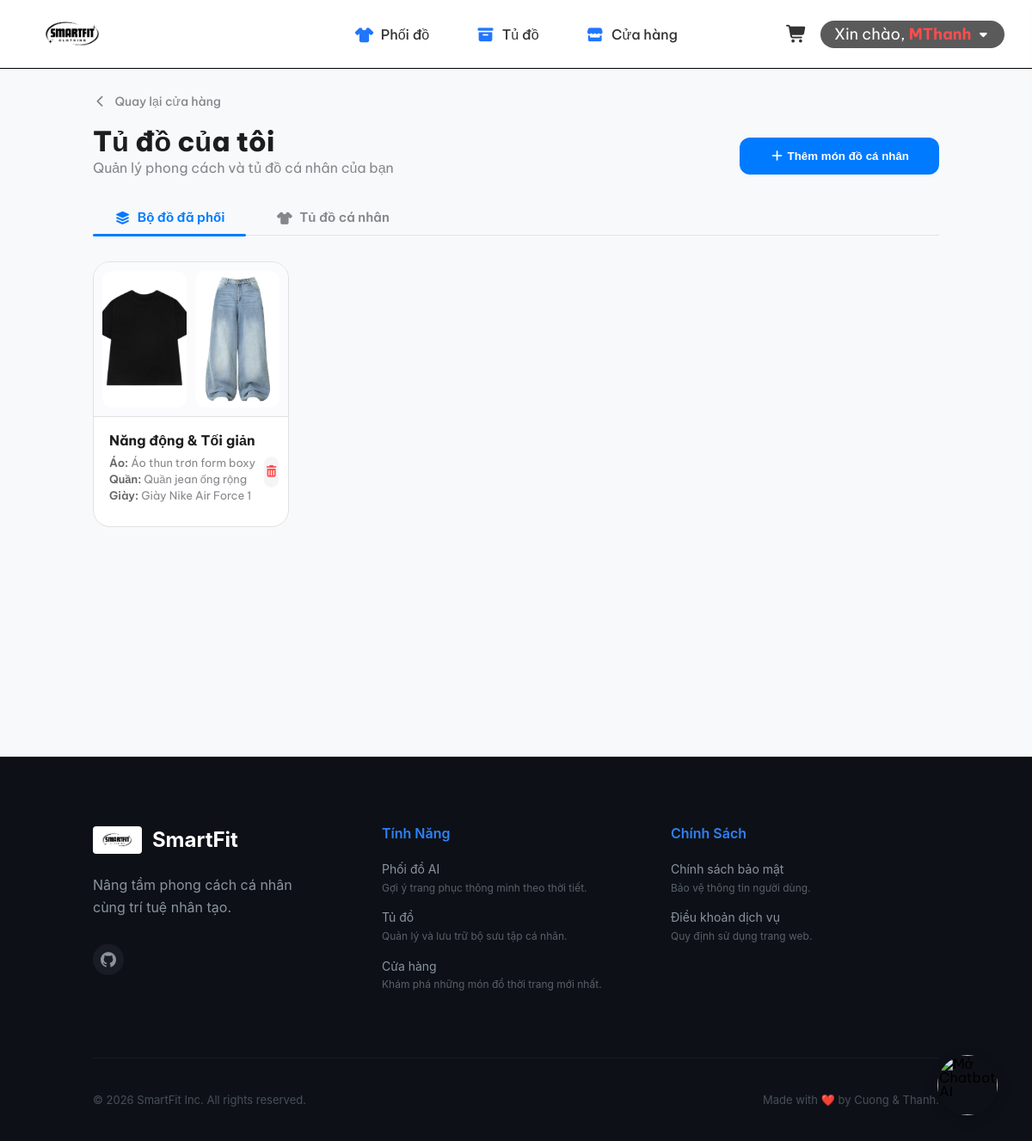
The app's page /pages/wardrobe.php (signed in) with its own data.
### tables this page shows
CREATE TABLE `saved_outfits` (
  `id` int(11) NOT NULL,
  `user_id` bigint(20) UNSIGNED NOT NULL,
  `onepiece_id` int(11) DEFAULT NULL,
  `top_id` int(11) DEFAULT NULL,
  `bottom_id` int(11) DEFAULT NULL,
  `shoes_id` int(11) NOT NULL,
  `acc_id` int(11) DEFAULT NULL,
  `style_name` varchar(255) DEFAULT NULL,
  `created_at` timestamp NOT NULL DEFAULT current_timestamp()
);

CREATE TABLE `outfits` (
  `id` int(11) NOT NULL,
  `name` varchar(255) NOT NULL,
  `type` varchar(50) NOT NULL,
  `price` int(11) NOT NULL,
  `image` text DEFAULT NULL,
  `gender` longtext DEFAULT NULL CHECK (json_valid(`gender`)),
  `occasion` longtext DEFAULT NULL CHECK (json_valid(`occasion`)),
  `style` longtext DEFAULT NULL CHECK (json_valid(`style`)),
  `fit` longtext DEFAULT NULL CHECK (json_valid(`fit`)),
  `weather` longtext DEFAULT NULL CHECK (json_valid(`weather`)),
  `created_at` timestamp NOT NULL DEFAULT current_timestamp(),
  `age` varchar(50) DEFAULT NULL COMMENT 'Khoảng độ tuổi (VD: 15-20, 21-30, All)',
  `seller_note` text DEFAULT NULL COMMENT 'Ghi chú tự do, gợi ý phối đồ của người bán',
  `description` text DEFAULT NULL COMMENT 'Mô tả chi tiết sản phẩm',
  `owner_id` bigint(20) UNSIGNED DEFAULT NULL,
  `is_commercial` tinyint(1) DEFAULT 1,
  `total_sold` int(11) NOT NULL DEFAULT 0 COMMENT 'Tổng số lượng đã bán',
  `avg_rating` decimal(3,2) NOT NULL DEFAULT 0.00 COMMENT 'Điểm đánh giá trung bình (1.00 - 5.00)',
  `review_count` int(11) NOT NULL DEFAULT 0 COMMENT 'Tổng số lượt đánh giá'
);

### includes/functions.php (called while the page is built, shortened)
<?php
$script_name = $_SERVER['SCRIPT_NAME'];
$baseUrl = (strpos($script_name, '/SmartFit/') !== false) ? '/SmartFit/' : '/';
function getImageUrl($path) {
    global $baseUrl;
    $cleanPath = ltrim($path, '/');
    return $baseUrl . $cleanPath;
}
?>

### pages/wardrobe.php (the view, shortened to what this page needs)
<?php
require_once '../includes/config.php';
$saved_outfits = [];
if (isset($_SESSION['user_id'])) {
    $userId = $_SESSION['user_id'];
    $sql = "SELECT so.id as saved_id, so.style_name,
                   so.top_id, so.bottom_id, so.shoes_id, so.acc_id, so.onepiece_id,
                   t.name as top_name, (SELECT image FROM outfit_colors WHERE outfit_id = t.id LIMIT 1) as top_img,
                   b.name as bottom_name, (SELECT image FROM outfit_colors WHERE outfit_id = b.id LIMIT 1) as bottom_img,
                   s.name as shoes_name, (SELECT image FROM outfit_colors WHERE outfit_id = s.id LIMIT 1) as shoes_img,
                   a.name as acc_name, (SELECT image FROM outfit_colors WHERE outfit_id = a.id LIMIT 1) as acc_img,
                   op.name as onepiece_name, (SELECT image FROM outfit_colors WHERE outfit_id = op.id LIMIT 1) as onepiece_img
            FROM saved_outfits so
            LEFT JOIN outfits t ON so.top_id = t.id
            LEFT JOIN outfits b ON so.bottom_id = b.id
            JOIN outfits s ON so.shoes_id = s.id
            LEFT JOIN outfits a ON so.acc_id = a.id
            LEFT JOIN outfits op ON so.onepiece_id = op.id
            WHERE so.user_id = ?
            ORDER BY so.created_at DESC";
    $stmt = mysqli_prepare($conn, $sql);
    if ($stmt) {
        mysqli_stmt_bind_param($stmt, "i", $userId);
        mysqli_stmt_execute($stmt);
        $result = mysqli_stmt_get_result($stmt);
        while ($row = mysqli_fetch_assoc($result)) {
            $saved_outfits[] = $row;
        }
    }
}
include '../includes/header.php';
?>
<main class="wardrobe-page">
    <div class="grid wide">
        <div class="wardrobe-page__header">
            <a href="../shop.php" class="wardrobe-page__back">
                <i class="fa-solid fa-chevron-left"></i>
                Quay lại cửa hàng
            </a>
            <div class="wardrobe-page__header-flex">
                <div>
                    <h1 class="wardrobe-page__title">Tủ đồ của tôi</h1>
                    <p class="wardrobe-page__subtitle">Quản lý phong cách và tủ đồ cá nhân của bạn</p>
                </div>
                <button class="btn-primary" onclick="openAddModal()" style="background-color: #007aff;">
                    <i class="fa-solid fa-plus"></i> Thêm món đồ cá nhân
                </button>
            </div>
        </div>
        <div class="wardrobe-tabs">
            <div class="wardrobe-tab active" onclick="switchTab(this, 'saved-section')">
                <i class="fa-solid fa-layer-group"></i> Bộ đồ đã phối
            </div>
            <div class="wardrobe-tab" onclick="switchTab(this, 'personal-section')">
                <i class="fa-solid fa-shirt"></i> Tủ đồ cá nhân
            </div>
        </div>
        <div id="saved-section" class="wardrobe-section active">
            <div class="row">
                <?php if (empty($saved_outfits)): ?>
                    <div class="col l-12">
                        <div class="wardrobe-empty">
                            <i class="fa-solid fa-wand-magic-sparkles"></i>
                            <p>Bạn chưa lưu bộ trang phục nào từ công cụ phối đồ.</p>
                            <a href="../style_outfits.php" class="btn-primary">Thử phối đồ ngay</a>
                        </div>
                    </div>
                <?php
else: ?>
                    <?php foreach ($saved_outfits as $outfit): ?>
                        <div class="col l-3 m-6 c-12">
                            <div class="wardrobe-card">
                                <div class="wardrobe-card__gallery">
                                    <?php if (!empty($outfit['onepiece_name'])): ?>
                                        <div class="wardrobe-card__img" style="flex: 1;">
                                            <img src="<?php echo getImageUrl($outfit['onepiece_img'] ?? ''); ?>" alt="One-piece" onerror="this.src='<?php echo $root; ?>assets/img/default-placeholder.jpg'">
                                        </div>
                                    <?php else: ?>
                                        <div class="wardrobe-card__img">
                                            <img src="<?php echo getImageUrl($outfit['top_img'] ?? ''); ?>" alt="Áo" onerror="this.src='<?php echo $root; ?>assets/img/default-placeholder.jpg'">
                                        </div>
                                        <div class="wardrobe-card__img">
                                            <img src="<?php echo getImageUrl($outfit['bottom_img'] ?? ''); ?>" alt="Quần" onerror="this.src='<?php echo $root; ?>assets/img/default-placeholder.jpg'">
                                        </div>
                                    <?php endif; ?>
                                </div>
                                <div class="wardrobe-card__body">
                                    <div class="wardrobe-card__main">
                                        <h3 class="wardrobe-card__name">
                                            <?php echo htmlspecialchars($outfit['style_name'] ?: 'Style của tôi'); ?>
                                        </h3>
                                        <div class="wardrobe-card__desc">
                                            <?php if (!empty($outfit['onepiece_name'])): ?>
                                                <p><span>Đồ bộ:</span> <a href="../detail.php?id=<?php echo $outfit['onepiece_id']; ?>" class="wardrobe-item-link"><?php echo htmlspecialchars($outfit['onepiece_name']); ?></a></p>
                                            <?php else: ?>
                                                <p><span>Áo:</span> <a href="../detail.php?id=<?php echo $outfit['top_id']; ?>" class="wardrobe-item-link"><?php echo htmlspecialchars($outfit['top_name']); ?></a></p>
                                                <p><span>Quần:</span> <a href="../detail.php?id=<?php echo $outfit['bottom_id']; ?>" class="wardrobe-item-link"><?php echo htmlspecialchars($outfit['bottom_name']); ?></a></p>
                                            <?php endif; ?>
                                            <p><span>Giày:</span> <a href="../detail.php?id=<?php echo $outfit['shoes_id']; ?>" class="wardrobe-item-link"><?php echo htmlspecialchars($outfit['shoes_name']); ?></a></p>
                                        </div>
                                    </div>
                                    <button class="wardrobe-card__btn-delete"
                                            onclick="app.deleteSavedOutfit(<?php echo $outfit['saved_id']; ?>, this)"
                                            title="Xóa bộ đồ đã lưu">
                                        <i class="fa-solid fa-trash-can"></i>
                                    </button>
                                </div>
                            </div>
                        </div>
                    <?php
    endforeach; ?>
                <?php
endif; ?>
            </div>
        </div>
    </div>
</main>
<?php include '../includes/footer.php'; ?>
</body>
</html>

### assets/css/grid.css (style rules this page uses)
.grid { width: 100%; display: block; padding: 0; }
.grid.wide { max-width: 1200px; margin: 0 auto; }
.row { display: flex; flex-wrap: wrap; margin-left: -4px; margin-right: -4px; }
.col { padding-left: 4px; padding-right: 4px; }
.c-12 { flex: 0 0 100%; max-width: 100%; }
@media (min-width: 740px) { .row { margin-left: -8px; margin-right: -8px; } }
@media (min-width: 740px) { .col { padding-left: 8px; padding-right: 8px; } }
@media (min-width: 740px) { .m-1, .m-2, .m-3, .m-4, .m-5, .m-6, .m-7, .m-8, .m-9, .m-10, .m-11, .m-12 { display: block; } }
@media (min-width: 740px) { .m-6 { flex: 0 0 50%; max-width: 50%; } }
@media (min-width: 1113px) { .row { margin-left: -12px; margin-right: -12px; } }
@media (min-width: 1113px) { .col { padding-left: 12px; padding-right: 12px; } }
@media (min-width: 1113px) { .l-1, .l-2, .l-2-4, .l-3, .l-4, .l-5, .l-6, .l-7, .l-8, .l-9, .l-10, .l-11, .l-12 { display: block; } }
@media (min-width: 1113px) { .l-3 { flex: 0 0 25%; max-width: 25%; } }
@media (min-width: 1024px) and (max-width: 1239px) { .wide { width: 984px; } }
@media (min-width: 1024px) and (max-width: 1239px) { .wide .row { margin-left: -12px; margin-right: -12px; } }
@media (min-width: 1024px) and (max-width: 1239px) { .wide .col { padding-left: 12px; padding-right: 12px; } }
@media (min-width: 1024px) and (max-width: 1239px) { .wide .l-1, .wide .l-2, .wide .l-3, .wide .l-4, .wide .l-5, .wide .l-6, .wide .l-7, .wide .l-8, .wide .l-9, .wide .l-10, .wide .l-11, .wide .l-12 { display: block; } }
@media (min-width: 1024px) and (max-width: 1239px) { .wide .l-3 { flex: 0 0 25%; max-width: 25%; } }

### assets/css/base.css (style rules this page uses)
:root { --primary-blue: #2176ff; --primary-blue-dark: #1a5bcc; --primary-purple: #6C63FF; --primary-pink: #FF6584; --brand-magenta: #ff0080; --text-main: #ffffff; --text-sub: #E0E0E0; --text-muted: #A0A0A0; --text-main-grey: #333333; --text-sub-grey: #666666; --apple-black: #1d1d1f; --apple-grey: #86868b; --apple-bg: #f5f5f7; --success: #12b76a; --warning: #f79009; --error: #ff4d4d; --price-color: #FF6584; --background-color: #f5f5f7; --card-bg: #ffffff; --border-color: #e1e1e1; --border-focus: #6C63FF; --glass-bg: rgba(20, 20, 20, 0.7); --glass-border: rgba(255, 255, 255, 0.1); --white-05: rgba(255, 255, 255, 0.05); --white-10: rgba(255, 255, 255, 0.1); --white-20: rgba(255, 255, 255, 0.2); --purple-05: rgba(108, 99, 255, 0.05); --purple-30: rgba(108, 99, 255, 0.3); --button-bg: #94B4C1; --navbar-height: 80px; --footer-height: 70px; }
* { box-sizing: inherit; padding: 0; margin: 0; }
html { font-size: 62.5%; line-height: 1.6rem; font-family: 'Be Vietnam Pro', sans-serif; box-sizing: border-box; scroll-behavior: smooth; }
body { font-family: 'Be Vietnam Pro', sans-serif; font-size: 1.6rem; line-height: 1.6rem; display: flex; flex-direction: column; min-height: 100vh; overflow-y: auto; overflow-x: hidden; }
html, body { height: 100%; padding: 0; margin: 0; overflow-x: hidden; }

### assets/css/responsive.css (style rules this page uses)
:root { --fluid-h1: clamp(2.4rem, 5vw, 4.5rem); --fluid-h2: clamp(2rem, 4vw, 3.5rem); --fluid-p: clamp(1.4rem, 2vw, 1.6rem); --container-padding: clamp(15px, 3vw, 30px); }
@media (min-width: 1200px) { .grid.wide { max-width: 1200px; } }

### pages/wardrobe.php (style rules this page uses)
.wardrobe-page { padding: 30px 0 60px; background-color: #f8f9fa; min-height: 100vh; }
.wardrobe-page__header { margin-bottom: 25px; }
.wardrobe-page__back { display: flex; align-items: center; gap: 8px; color: #86868b; text-decoration: none; font-size: 1.4rem; font-weight: 500; margin-bottom: 30px; transition: color 0.2s; }
.wardrobe-page__header-flex { display: flex; justify-content: space-between; align-items: flex-end; }
.wardrobe-page__title { font-size: 3.2rem; font-weight: 800; color: #1d1d1f; margin-bottom: 15px; }
.wardrobe-page__subtitle { font-size: 1.6rem; color: #86868b; }
.wardrobe-tabs { display: flex; gap: 10px; margin: 30px 0; border-bottom: 1px solid #e5e5e5; }
.wardrobe-tab { padding: 12px 25px; font-size: 1.5rem; font-weight: 600; color: #86868b; cursor: pointer; transition: 0.3s; position: relative; display: flex; align-items: center; gap: 8px; }
.wardrobe-tab.active { color: #007aff; }
.wardrobe-tab.active::after { content: ''; position: absolute; bottom: -2px; left: 0; width: 100%; height: 3px; background: #007aff; border-radius: 3px; }
.wardrobe-section { display: none; }
.wardrobe-section.active { display: block; animation: fadeIn 0.4s ease; }
.wardrobe-item-link { color: inherit; text-decoration: none; transition: 0.2s; }

### records on screen
saved_outfits: style_name "Năng động & Tối giản", top.name "Áo thun trơn form boxy", bottom.name "Quần jean ống rộng", shoes.name "Giày Nike Air Force 1"

### other values on screen
$_SESSION['user_name'] "MThanh"
